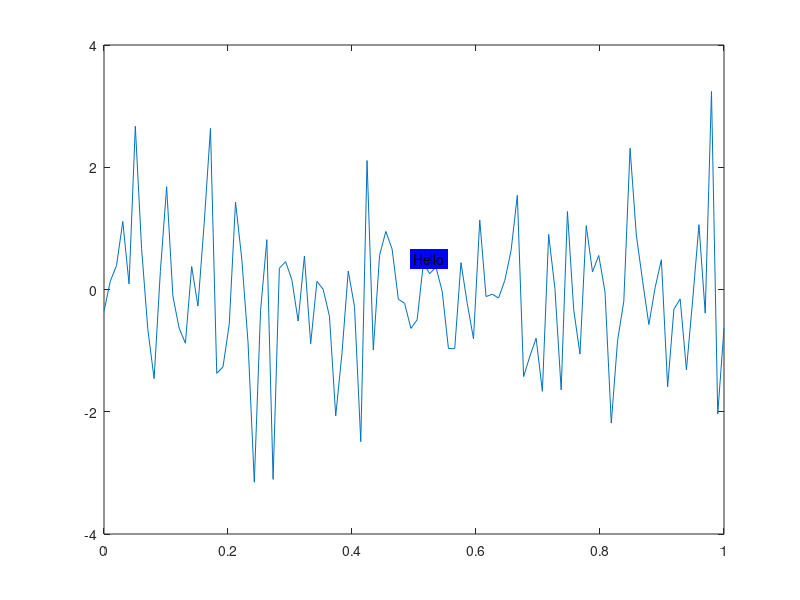

This figure's MATLAB source:
function result = test_textproperties_004
result = false;
a = figure;
plot(linspace(0,1),randn(1,100));
t = text(0.5,0.5,'Hello')
drawnow
set(t,'backgroundcolor','b');
drawnow
close(a);
result = true;
